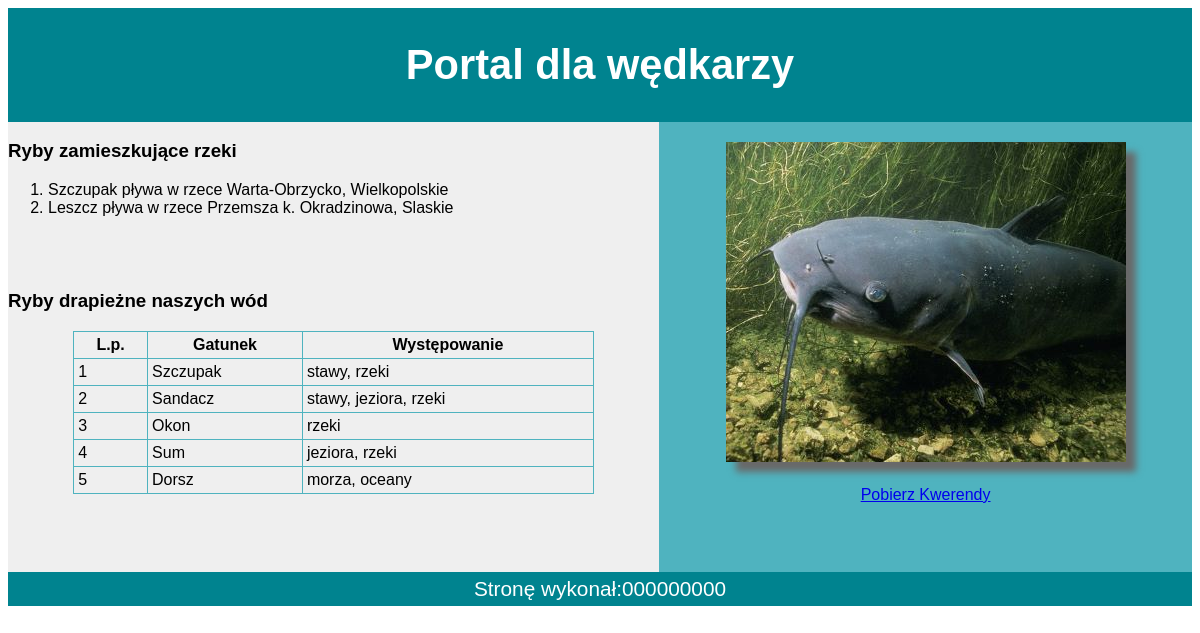
/ryby/wedkuj.php, run on the app's committed database.
### tables this page shows
CREATE TABLE `lowisko` (
  `id` int UNSIGNED NOT NULL,
  `Ryby_id` int UNSIGNED NOT NULL,
  `akwen` text,
  `wojewodztwo` text,
  `rodzaj` int UNSIGNED DEFAULT NULL
);

CREATE TABLE `ryby` (
  `id` int UNSIGNED NOT NULL,
  `nazwa` text,
  `wystepowanie` text,
  `styl_zycia` int DEFAULT NULL
);

### ryby/wedkuj.php (the view, shortened to what this page needs)
<?php
$servername = "localhost";
$username = "root";
$password = "";
$dbname = "wedkowanie";
$conn = new mysqli($servername, $username, $password, $dbname);
?>
<!DOCTYPE html>
<html lang="pl">
<head>
  <link href="styl_1.css" type="text/css" rel="stylesheet" />
</head>
<body>
  <header>
    <h1>Portal dla wędkarzy</h1>
  </header>
  <section id="lewy1">
    <h3>Ryby zamieszkujące rzeki</h3>
    <ol>
      <?php
      $result = $conn->query("select r.nazwa, l.akwen, l.wojewodztwo from ryby as r, lowisko as l where r.id= l.ryby_id and l.rodzaj=3");
      if ($result->num_rows > 0) {
        while($row=$result->fetch_assoc()){
          echo "<li>" . $row["nazwa"] . " pływa w rzece " . $row["akwen"] . ", " . $row["wojewodztwo"] . "</li>";
        }
      } else {
        echo "0 results";
      }
      ?>
    </ol>
  </section>
  <section id="prawy">
    <img src="ryba1.jpg" />
    <br>
    <a href="ryba1.jpg">Pobierz Kwerendy</a>
  </section>
  <section id="lewy2">
    <h3>Ryby drapieżne naszych wód</h3>
    <table>
      <tr>
        <th>L.p.</th>
        <th>Gatunek</th>
        <th>Występowanie</th>
      </tr>
      <?php
        $result = $conn->query("SELECT id, nazwa, wystepowanie from ryby where styl_zycia=1");
        if ($result->num_rows > 0) {
          $lp=1;
          while($row=$result->fetch_assoc()){
      ?>
            <tr>
              <td><?=$lp?></td>
              <td><?=$row["nazwa"]?></td>
              <td><?=$row["wystepowanie"]?></td>
            </tr>
      <?php
            ++$lp;
          }
        }
      ?>
    </table>
  </section>
  <footer>
    Stronę wykonał:000000000
  </footer>
</body>
</html>

### ryby/styl_1.css (style rules this page uses)
body { font-family: Helvetica; }
header, footer { background-color: #00838F; color: white; padding: 5px; font-size: 130%; text-align: center; }
#lewy1, #lewy2 { background-color: #EFEFEF; width: 55%; clear: left; }
#lewy1 { height: 150px; float: left; }
#lewy2 { height: 300px; float: left; }
#prawy { background-color: #4FB3BF; height: 450px; width: 45%; text-align: center; float: right; }
img { box-shadow: 10px 10px 7px DimGray; margin: 20px; }
table, th, td { border: solid 1px; border-color: #4FB3BF; border-collapse: collapse; }
table { width: 80%; margin: auto; }
th, td { padding: 4px; }
footer { clear: both; }

### data on the page
lowisko: Ryby.nazwa "Szczupak", akwen "Warta-Obrzycko", wojewodztwo "Wielkopolskie"
lowisko: Ryby.nazwa "Leszcz", akwen "Przemsza k. Okradzinowa", wojewodztwo "Slaskie"
ryby: nazwa "Szczupak", wystepowanie "stawy, rzeki"
ryby: nazwa "Sandacz", wystepowanie "stawy, jeziora, rzeki"
ryby: nazwa "Okon", wystepowanie "rzeki"
ryby: nazwa "Sum", wystepowanie "jeziora, rzeki"
ryby: nazwa "Dorsz", wystepowanie "morza, oceany"
